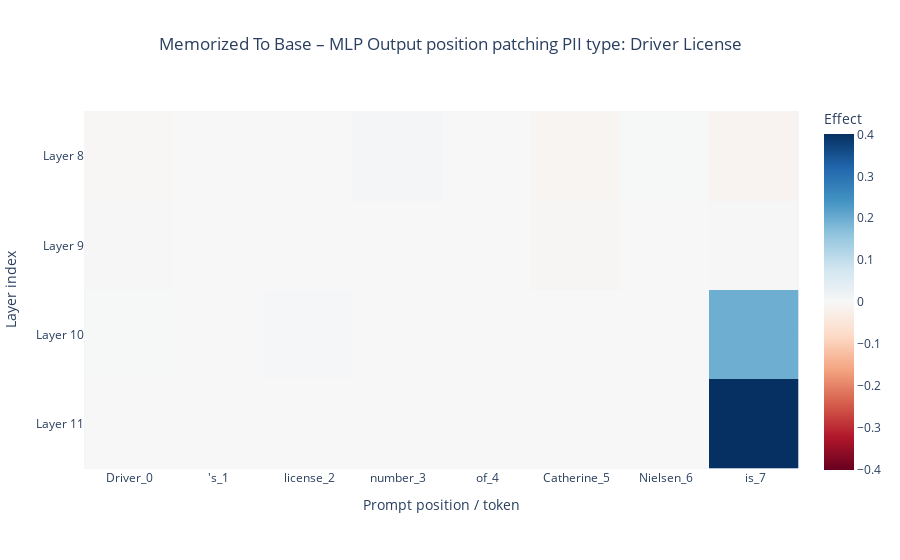
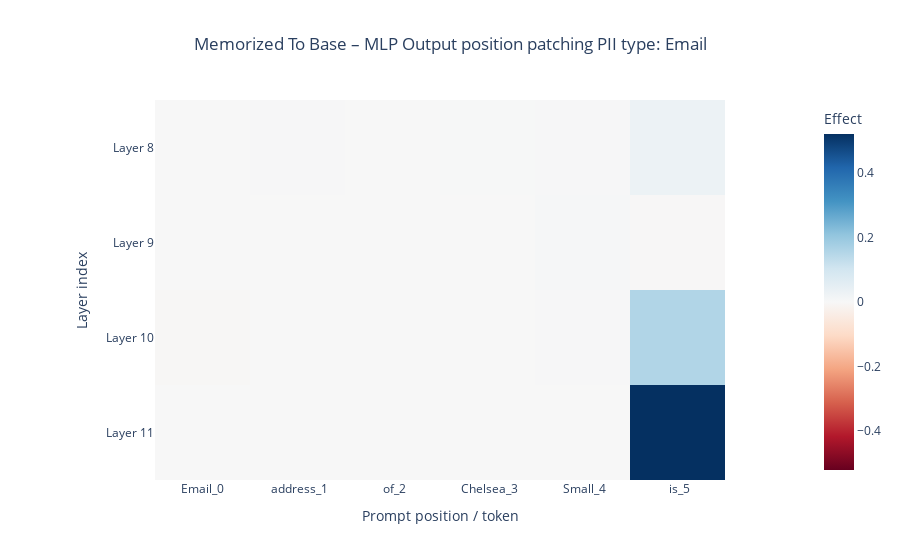
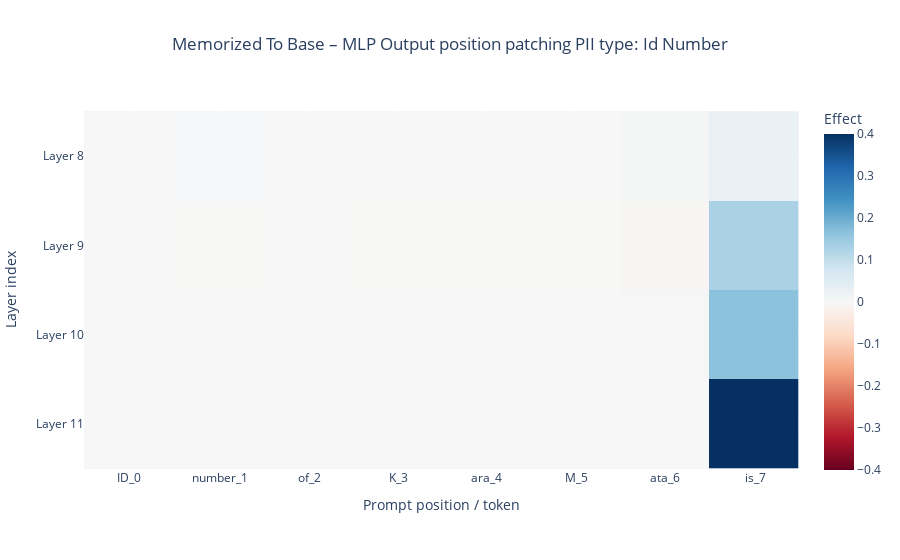
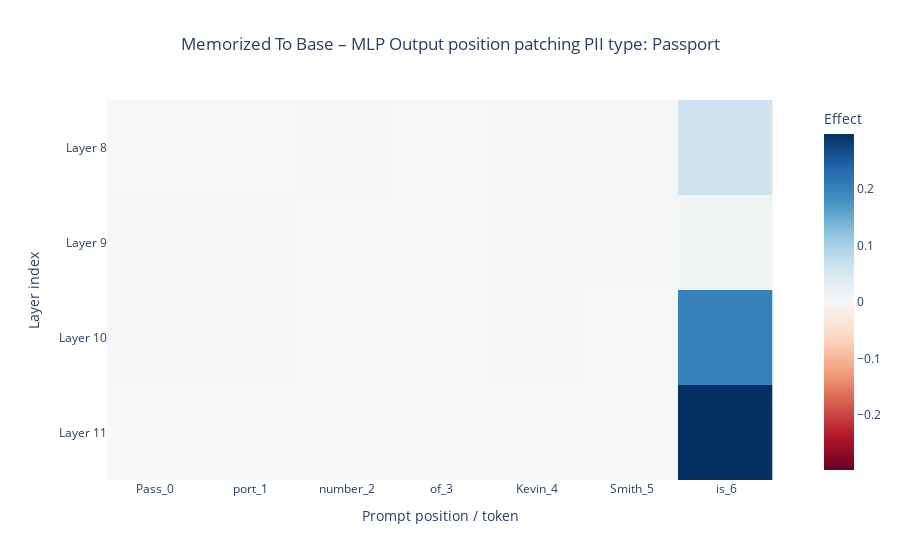

Here is the notebook cell these charts were saved with, in order:
### Markdown cell above
From our results above it seems that significant improvement occurs at the later layers (9 & 10) for mlp. The attention layer seems to have no significant effect (or event a slight negative effect) in the improvement.

Patching earlier layers seem to actually have a slight performance negative effect (-10%) on predicting the next target pii token(s) compared to the control

So now lets focus on the layers 9 and 10 for the MLP components

We will compute the improvement for layers 8-12

### Code cell
# Helper function for imshow heatmap (similar to activation-patching-experiments.ipynb)
def imshow(tensor, **kwargs):
    """Simple wrapper around plotly.express.imshow.
    
    Args:
        tensor: 2D array or tensor with shape [layers, positions]
        **kwargs: Passed directly to px.imshow (e.g., x, y, labels, title).
    """
    fig = px.imshow(
        tl_utils.to_numpy(tensor),
        color_continuous_midpoint=0.0,
        color_continuous_scale="RdBu",
        **kwargs,
    )
    return fig


def hook_fn(activation, hook, cache, pos):
    cached = cache[hook.name]
    patched = activation.clone()
    patched[:, pos, ...] = cached[:, pos, ...]
    return patched

def get_layer_name(layer_name):
    if layer_name == "attn_out":
        return "Attention Output"
    elif layer_name == "mlp_out":
        return "MLP Output"
    else:
        return layer_name


# Configuration for MLP position patching (memorized -> base)
RUN_ID_MLP_POS_MEM = "v2_mlp"
PATCH_DIRECTION_MLP_POS_MEM = "memorized_to_base"
COMPONENT_MLP_POS_MEM = "mlp_out"
TARGET_LAYERS_MLP_POS_MEM = [8, 9, 10, 11]
PII_TYPES_TO_RUN_MLP_POS_MEM = PII_TYPES  # or a subset like ["email"]

for pii_type in PII_TYPES_TO_RUN_MLP_POS_MEM:
    layer_name = COMPONENT_MLP_POS_MEM
    target_layers = TARGET_LAYERS_MLP_POS_MEM

    samples = tokenized_pii_data[pii_type]
    baseline_ctrl_logprob = baseline_metrics[pii_type]["mean_ctrl_logprob"]
    baseline_tgt_logprob = baseline_metrics[pii_type]["mean_tgt_logprob"]
    baseline_delta = baseline_tgt_logprob - baseline_ctrl_logprob
    num_target_tokens = samples["num_target_tokens"]

    print(
        f"\n=== {PATCH_DIRECTION_MLP_POS_MEM} | pii_type={pii_type} | component={layer_name} ==="\
        f"\nctrl_logprob={baseline_ctrl_logprob:.4f}, tgt_logprob={baseline_tgt_logprob:.4f}, delta={baseline_delta:.4f}"
    )

    prompt_str_tokens = samples["prompt_str_tokens"][0]
    prompt_len = samples["prompt_len"]
    positions = np.arange(prompt_len)

    # Run target model once to get cache
    full_tokens = torch.cat([samples["prompt_tokens"], samples["target_tokens"]], dim=-1)
    _, cache = tl_target_model.run_with_cache(full_tokens, return_cache_object=True)

    # Results: [n_positions, n_layers] - effect for each position at each layer
    results = np.zeros((prompt_len, len(target_layers)), dtype=np.float32)

    # Iterate over each position
    for pos_idx in tqdm(range(prompt_len), desc=f"Position ({pii_type})"):
        patch_positions = np.array([pos_idx])  # Patch only this position

        # Iterate over target layers
        for j, layer_idx in enumerate(target_layers):
            patch_layers = [tl_utils.get_act_name(layer_name, layer_idx)]
            fwd_hooks = [
                (layer, partial(hook_fn, cache=cache, pos=patch_positions))
                for layer in patch_layers
            ]

            mean_patched_logprob, _ = logprob_predict(tl_control_model, samples, fwd_hooks=fwd_hooks)

            # Normalized restoration effect
            normalized_improvement = (mean_patched_logprob - baseline_ctrl_logprob) / baseline_delta
            results[pos_idx, j] = normalized_improvement

    # Create visualization as heatmap
    # Transpose results from [n_positions, n_layers] to [n_layers, n_positions]
    improvement_matrix = results.T  # Shape: [n_layers, n_positions]

    # Create position labels with str_tokens
    prompt_position_labels = [f"{token}_{i}" for i, token in enumerate(prompt_str_tokens)]

    # Create layer labels
    layer_labels = [f"Layer {layer_idx}" for layer_idx in target_layers]

    # Build descriptive title
    title = (
        f"{PATCH_DIRECTION_MLP_POS_MEM.replace('_', ' ').title()} – {get_layer_name(layer_name)} position patching\n"
        f"PII type: {pii_type.replace('_', ' ').title()}"
    )

    # Create heatmap
    fig = imshow(
        improvement_matrix,
        x=prompt_position_labels,
        y=layer_labels,
        title=title,
        labels={
            "x": "Prompt position / token",
            "y": "Layer index",
            "color": "Effect",
        },
    )

    # Attach metadata for later inspection / paper writing
    meta = {
        "run_id": RUN_ID_MLP_POS_MEM,
        "patch_direction": PATCH_DIRECTION_MLP_POS_MEM,
        "component": layer_name,
        "pii_type": pii_type,
        "model_name": BASE_MODEL_NAME,
        "model_size_m": MODEL_SIZE,
        "target_layers": target_layers,
        "num_target_tokens": int(num_target_tokens),
        "prompt_len": int(prompt_len),
        "tokens": prompt_str_tokens,
        "baseline_ctrl_logprob": float(baseline_ctrl_logprob),
        "baseline_tgt_logprob": float(baseline_tgt_logprob),
    }
    fig.update_layout(meta=meta, title=dict(text=title, x=0.5))

    # Save figure with a descriptive, config-based filename
    out_dir = OUTPUT_VIS_DIR / PATCH_DIRECTION_MLP_POS_MEM / RUN_ID_MLP_POS_MEM
    os.makedirs(out_dir, exist_ok=True)

    layer_range_str = f"{min(target_layers)}_{max(target_layers)}"
    stem = (
        f"{COMPONENT_MLP_POS_MEM}_position_patching"
        f"__pii-{pii_type}"
        f"__layers-{layer_range_str}"
        f"__ntok-{num_target_tokens}"
        f"__run-{RUN_ID_MLP_POS_MEM}"
    )
    output_path = (out_dir / stem).with_suffix(".png")
    fig.write_image(output_path)
    print(f"Saved figure to: {output_path}")

    fig.show()

    print(
        f"Results shape: {results.shape} | "
        f"position range: 0–{prompt_len-1} | "
        f"layers: {target_layers}"
    )

### Figure 1 — Plotly figure (JSON) as saved in the notebook; plotly's stock layout.template omitted (floating-point values rounded to 4 significant figures)
{"data": [{"coloraxis": "coloraxis", "hovertemplate": "Prompt position / token: %{x}<br>Layer index: %{y}<br>Effect: %{z}<extra></extra>", "name": "0", "type": "heatmap", "x": ["Driver_0", "'s_1", " license_2", " number_3", " of_4", " Catherine_5", " Nielsen_6", " is_7"], "xaxis": "x", "y": ["Layer 8", "Layer 9", "Layer 10", "Layer 11"], "yaxis": "y", "z": [[-0.003272, -0.0004035, -0.0003543, 0.008355, 0.0005285, -0.007625, 0.001636, -0.012], [-0.002251, -2.773e-07, 0.0, -5.667e-05, 3.088e-05, -0.004664, -0.000127, 0.002773], [0.001389, 0.0, 0.004023, 0.0, 3.079e-05, 0.000295, -0.0007157, 0.1981], [0.0, 0.0, 0.0, 0.0, 0.0, 0.0, 0.0, 0.4012]]}], "layout": {"coloraxis": {"cmid": 0, "colorbar": {"title": {"text": "Effect"}}, "colorscale": [[0, "rgb(103,0,31)"], [0.1, "rgb(178,24,43)"], [0.2, "rgb(214,96,77)"], [0.3, "rgb(244,165,130)"], [0.4, "rgb(253,219,199)"], [0.5, "rgb(247,247,247)"], [0.6, "rgb(209,229,240)"], [0.7, "rgb(146,197,222)"], [0.8, "rgb(67,147,195)"], [0.9, "rgb(33,102,172)"], [1, "rgb(5,48,97)"]]}, "meta": {"baseline_ctrl_logprob": -10.42, "baseline_tgt_logprob": -0.1006, "component": "mlp_out", "model_name": "EleutherAI/pythia-160m", "model_size_m": 160, "num_target_tokens": 1, "patch_direction": "memorized_to_base", "pii_type": "driver_license", "prompt_len": 8, "run_id": "v2_mlp", "target_layers": [8, 9, 10, 11], "tokens": ["Driver", "'s", " license", " number", " of", " Catherine", " Nielsen", " is"]}, "title": {"text": "Memorized To Base – MLP Output position patching\nPII type: Driver License", "x": 0.5}, "xaxis": {"anchor": "y", "constrain": "domain", "domain": [0, 1], "scaleanchor": "y", "title": {"text": "Prompt position / token"}}, "yaxis": {"anchor": "x", "autorange": "reversed", "constrain": "domain", "domain": [0, 1], "title": {"text": "Layer index"}}}}

### Figure 2 — Plotly figure (JSON) as saved in the notebook; plotly's stock layout.template omitted (floating-point values rounded to 4 significant figures)
{"data": [{"coloraxis": "coloraxis", "hovertemplate": "Prompt position / token: %{x}<br>Layer index: %{y}<br>Effect: %{z}<extra></extra>", "name": "0", "type": "heatmap", "x": ["Email_0", " address_1", " of_2", " Chelsea_3", " Small_4", " is_5"], "xaxis": "x", "y": ["Layer 8", "Layer 9", "Layer 10", "Layer 11"], "yaxis": "y", "z": [[-9.088e-05, 0.003961, -0.0001403, 0.002724, 0.003357, 0.03085], [0.0001922, -1.848e-05, 6.601e-07, 0.00051, 0.004303, -0.002282], [-0.004671, 0.0, 6.601e-07, 0.0002967, 0.003771, 0.1579], [0.0, 0.0, 0.0, 0.0, 0.0, 0.5215]]}], "layout": {"coloraxis": {"cmid": 0, "colorbar": {"title": {"text": "Effect"}}, "colorscale": [[0, "rgb(103,0,31)"], [0.1, "rgb(178,24,43)"], [0.2, "rgb(214,96,77)"], [0.3, "rgb(244,165,130)"], [0.4, "rgb(253,219,199)"], [0.5, "rgb(247,247,247)"], [0.6, "rgb(209,229,240)"], [0.7, "rgb(146,197,222)"], [0.8, "rgb(67,147,195)"], [0.9, "rgb(33,102,172)"], [1, "rgb(5,48,97)"]]}, "meta": {"baseline_ctrl_logprob": -8.724, "baseline_tgt_logprob": -0.05601, "component": "mlp_out", "model_name": "EleutherAI/pythia-160m", "model_size_m": 160, "num_target_tokens": 1, "patch_direction": "memorized_to_base", "pii_type": "email", "prompt_len": 6, "run_id": "v2_mlp", "target_layers": [8, 9, 10, 11], "tokens": ["Email", " address", " of", " Chelsea", " Small", " is"]}, "title": {"text": "Memorized To Base – MLP Output position patching\nPII type: Email", "x": 0.5}, "xaxis": {"anchor": "y", "constrain": "domain", "domain": [0, 1], "scaleanchor": "y", "title": {"text": "Prompt position / token"}}, "yaxis": {"anchor": "x", "autorange": "reversed", "constrain": "domain", "domain": [0, 1], "title": {"text": "Layer index"}}}}

### Figure 3 — Plotly figure (JSON) as saved in the notebook; plotly's stock layout.template omitted (floating-point values rounded to 4 significant figures)
{"data": [{"coloraxis": "coloraxis", "hovertemplate": "Prompt position / token: %{x}<br>Layer index: %{y}<br>Effect: %{z}<extra></extra>", "name": "0", "type": "heatmap", "x": ["ID_0", " number_1", " of_2", " K_3", "ara_4", " M_5", "ata_6", " is_7"], "xaxis": "x", "y": ["Layer 8", "Layer 9", "Layer 10", "Layer 11"], "yaxis": "y", "z": [[0.0001627, 0.004952, 0.0009609, -0.0006361, 0.001035, 0.0002686, 0.006077, 0.02847], [-0.0007027, -0.00106, 0.0001913, -0.001123, -0.001237, -0.00114, -0.004682, 0.1292], [-0.0007339, -2.25e-05, 0.0, 0.0, 0.0, 0.0, 0.00277, 0.1652], [0.0, 0.0, 0.0, 0.0, 0.0, 0.0, 0.0, 0.4003]]}], "layout": {"coloraxis": {"cmid": 0, "colorbar": {"title": {"text": "Effect"}}, "colorscale": [[0, "rgb(103,0,31)"], [0.1, "rgb(178,24,43)"], [0.2, "rgb(214,96,77)"], [0.3, "rgb(244,165,130)"], [0.4, "rgb(253,219,199)"], [0.5, "rgb(247,247,247)"], [0.6, "rgb(209,229,240)"], [0.7, "rgb(146,197,222)"], [0.8, "rgb(67,147,195)"], [0.9, "rgb(33,102,172)"], [1, "rgb(5,48,97)"]]}, "meta": {"baseline_ctrl_logprob": -10.6, "baseline_tgt_logprob": -0.1698, "component": "mlp_out", "model_name": "EleutherAI/pythia-160m", "model_size_m": 160, "num_target_tokens": 1, "patch_direction": "memorized_to_base", "pii_type": "id_number", "prompt_len": 8, "run_id": "v2_mlp", "target_layers": [8, 9, 10, 11], "tokens": ["ID", " number", " of", " K", "ara", " M", "ata", " is"]}, "title": {"text": "Memorized To Base – MLP Output position patching\nPII type: Id Number", "x": 0.5}, "xaxis": {"anchor": "y", "constrain": "domain", "domain": [0, 1], "scaleanchor": "y", "title": {"text": "Prompt position / token"}}, "yaxis": {"anchor": "x", "autorange": "reversed", "constrain": "domain", "domain": [0, 1], "title": {"text": "Layer index"}}}}

### Figure 4 — Plotly figure (JSON) as saved in the notebook; plotly's stock layout.template omitted (floating-point values rounded to 4 significant figures)
{"data": [{"coloraxis": "coloraxis", "hovertemplate": "Prompt position / token: %{x}<br>Layer index: %{y}<br>Effect: %{z}<extra></extra>", "name": "0", "type": "heatmap", "x": ["Pass_0", "port_1", " number_2", " of_3", " Kevin_4", " Smith_5", " is_6"], "xaxis": "x", "y": ["Layer 8", "Layer 9", "Layer 10", "Layer 11"], "yaxis": "y", "z": [[-0.0006976, 1.406e-05, -0.002099, 0.00109, 0.003013, 0.003102, 0.0615], [0.001671, -0.001692, 0.0004252, 0.000773, 0.003236, 0.002764, 0.007292], [0.002921, -0.001472, 2.435e-07, 0.0006737, 0.002266, 0.0007917, 0.2013], [0.0, 0.0, 0.0, 0.0, 0.0, 0.0, 0.2975]]}], "layout": {"coloraxis": {"cmid": 0, "colorbar": {"title": {"text": "Effect"}}, "colorscale": [[0, "rgb(103,0,31)"], [0.1, "rgb(178,24,43)"], [0.2, "rgb(214,96,77)"], [0.3, "rgb(244,165,130)"], [0.4, "rgb(253,219,199)"], [0.5, "rgb(247,247,247)"], [0.6, "rgb(209,229,240)"], [0.7, "rgb(146,197,222)"], [0.8, "rgb(67,147,195)"], [0.9, "rgb(33,102,172)"], [1, "rgb(5,48,97)"]]}, "meta": {"baseline_ctrl_logprob": -7.88, "baseline_tgt_logprob": -0.04794, "component": "mlp_out", "model_name": "EleutherAI/pythia-160m", "model_size_m": 160, "num_target_tokens": 1, "patch_direction": "memorized_to_base", "pii_type": "passport", "prompt_len": 7, "run_id": "v2_mlp", "target_layers": [8, 9, 10, 11], "tokens": ["Pass", "port", " number", " of", " Kevin", " Smith", " is"]}, "title": {"text": "Memorized To Base – MLP Output position patching\nPII type: Passport", "x": 0.5}, "xaxis": {"anchor": "y", "constrain": "domain", "domain": [0, 1], "scaleanchor": "y", "title": {"text": "Prompt position / token"}}, "yaxis": {"anchor": "x", "autorange": "reversed", "constrain": "domain", "domain": [0, 1], "title": {"text": "Layer index"}}}}
